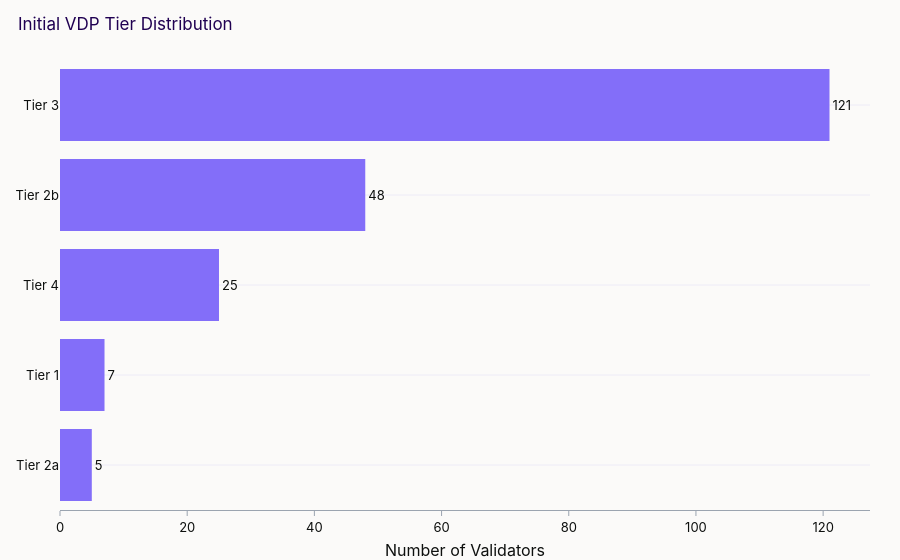

Write notebook code for a chart like this one.
### Code cell
query = """SELECT initial_tier, COUNT(id) as total_delegators
FROM 'vdp'
WHERE initial_tier IS NOT NULL
GROUP BY initial_tier
ORDER BY count(id) desc"""
df = pd.read_sql(query, engine)

# Tufte principle: with more than two categories, an ordered bar is read
# faster and more accurately than pie-slice angles.
df = df.sort_values("total_delegators")
fig = px.bar(
    df, x="total_delegators", y="initial_tier", orientation="h",
    text="total_delegators",
    title="Initial VDP Tier Distribution",
)
fig.update_traces(marker_color=MONAD["purple"], textposition="outside")
fig.update_layout(xaxis_title="Number of Validators", yaxis_title="", showlegend=False)
fig.show()

### Figure 1 — Plotly figure (JSON) as saved in the notebook; plotly's stock layout.template omitted (floating-point values rounded to 4 significant figures)
{"data": [{"hovertemplate": "total_delegators=%{text}<br>initial_tier=%{y}<extra></extra>", "legendgroup": "", "marker": {"color": "#836EF9", "pattern": {"shape": ""}}, "name": "", "orientation": "h", "showlegend": false, "text": [5.0, 7.0, 25.0, 48.0, 121.0], "textposition": "outside", "type": "bar", "x": [5, 7, 25, 48, 121], "xaxis": "x", "y": ["Tier 2a", "Tier 1", "Tier 4", "Tier 2b", "Tier 3"], "yaxis": "y"}], "layout": {"barmode": "relative", "legend": {"tracegroupgap": 0}, "showlegend": false, "title": {"text": "Initial VDP Tier Distribution"}, "xaxis": {"anchor": "y", "domain": [0, 1], "title": {"text": "Number of Validators"}}, "yaxis": {"anchor": "x", "domain": [0, 1], "title": {"text": ""}}}}
